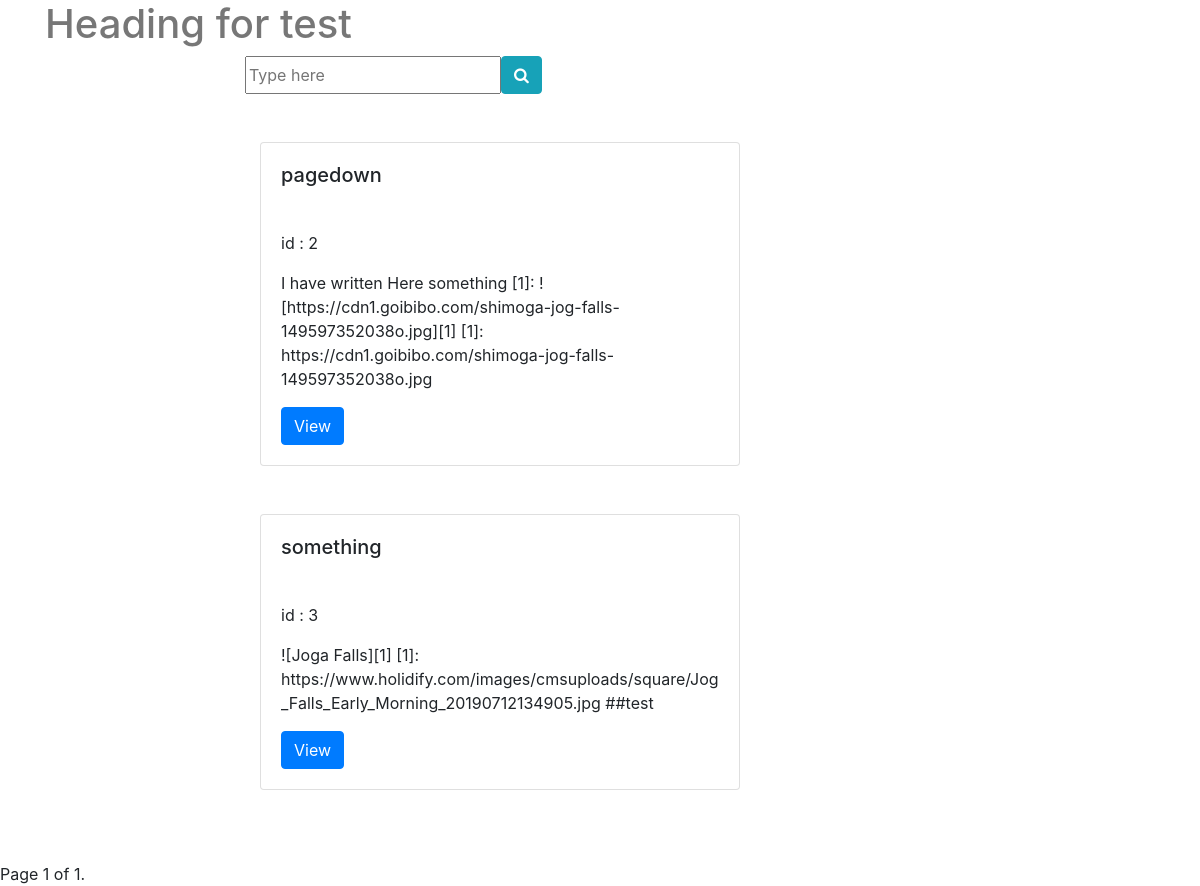
Page /post/ on the committed database.
### blog_app/models.py (models this page shows, shortened)
class Post(models.Model):
    user = models.ForeignKey(settings.AUTH_USER_MODEL, default=1, on_delete=models.CASCADE)
    title = models.CharField(max_length=120)
    content = models.TextField()
    image = models.ImageField(upload_to=upload_location, null=True, blank=True, height_field='height_field', width_field='width_field')
    height_field = models.IntegerField(default=0)
    width_field = models.IntegerField(default=0)
    updated = models.DateTimeField(auto_now=True, auto_now_add=False)
    timestamp = models.DateTimeField(auto_now=False, auto_now_add=True)
    slug = models.SlugField(unique=True)
    draft = models.BooleanField(default=False) #added in ch-35
    publish = models.DateTimeField() #added in ch-35
    objects = PostManager()
    def get_absolute_url(self):
        return reverse('posts:post_details', kwargs={'slug':self.slug}) #changed from pk to slug for slug field

### blog_app/views.py (the view)
# urls.py: path('',post_list, name='post_list'),
def post_list(request):
    today = timezone.now()
    queryset = Post.objects.active() # added in ch-36
    if request.user.is_staff or request.user.is_superuser: # added in ch-36
        queryset = Post.objects.all() # added in ch-36
    query = request.GET.get('q')
    if query:
        queryset = Post.objects.filter(
            Q(title__icontains=query)|
            Q(content__icontains=query)|
            Q(user__first_name__icontains=query)|
            Q(user__last_name__icontains=query)).filter(draft=False).distinct()
    paginator = Paginator(queryset, 5) # Show 5 contents per page.
    page_number = request.GET.get('page')
    page_obj = paginator.get_page(page_number)
    context = {
        'object_list' : page_obj,
        'page_obj': page_obj,
        'today':today
    }
    return render(request,'blog_app/post_list.html',context)

### blog_app/models.py (called while the page is built)
    def active(self, *args, **kwargs):
        return super(PostManager,self).filter(draft=False).filter(publish__lte=timezone.now())

### blog_app/templates/blog_app/post_list.html (shortened to what this page needs)
{% extends 'blog_app/base.html' %}
{% block content %}
<h1>Heading for test</h1>
<div class="col-sm-8 offset-2">
    <div>
        <form method="GET" action="">
            <div class="input-group">
                <input type="text" name="q" placeholder="Type here">
                <span class="input-group-btn">
                <button class="btn btn-info" type="submit"><i class="fa fa-search"></i></button>
                </span>
            </div>
        </form><br><br>
    </div>
    {% for obj in object_list %}
    <div class="col-sm-6">
        <div class="card" style="width: 30rem;">
            <div class="card-body">
                <h5 class="card-title">{{obj.title}}  </h5><br>
                <p>id : {{obj.id}}</p>
                <p class="card-text content-markdown">{{obj.content}}</p>
                <a href="{% url 'posts:post_details' slug=obj.slug %}" class="btn btn-primary">View</a>
            </div>
        </div><br><br>
    </div>
    {% endfor %}
</div>
</div>
<div class="pagination">
    <span class="step-links">
        <span class="current">
            Page {{ page_obj.number }} of {{ page_obj.paginator.num_pages }}.
        </span>
    </span>
</div>
{% endblock content %}

### blog_app/static/css/style.css (style rules this page uses)
h1 { color: #777777; }

### rows in the picture
Post: title "pagedown", id "2", content "I have written Here something [1]: ![https://cdn1.goibibo.com/shimoga-jog-falls-149597352038o.jpg][1] [1]: https://cdn1.goibibo.com/shimoga-jog-falls-149597352038o.jpg"
Post: title "something", id "3", content "![Joga Falls][1] [1]: https://www.holidify.com/images/cmsuploads/square/Jog_Falls_Early_Morning_20190712134905.jpg ##test"

### other values in the picture
{{ page_obj.number }} "1"
{{ page_obj.paginator.num_pages }} "1"
